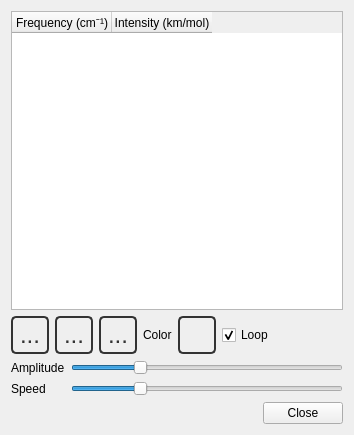
<?xml version="1.0" encoding="UTF-8"?>
<ui version="4.0">
 <class>FrequenciesConfigurator</class>
 <widget class="QDialog" name="FrequenciesConfigurator">
  <property name="geometry">
   <rect>
    <x>0</x>
    <y>0</y>
    <width>354</width>
    <height>435</height>
   </rect>
  </property>
  <property name="sizePolicy">
   <sizepolicy hsizetype="MinimumExpanding" vsizetype="MinimumExpanding">
    <horstretch>0</horstretch>
    <verstretch>0</verstretch>
   </sizepolicy>
  </property>
  <property name="windowTitle">
   <string>Vibrational Frequencies</string>
  </property>
  <property name="styleSheet">
   <string notr="true">QToolButton {
   color: #333;
   background-color: QLinearGradient( x1: 0, y1: 0, x2: 0, y2: 1, 
          stop: 0 #fff,
          stop: 0.5 #eee, 
          stop: 1 #999);
   border-width: 2px;
   border-color: #333;
   border-style: solid;
   border-radius: 5;
   padding: 0px;
   font-size: 24px;
   min-width: 34px;
   max-width: 34px;
   min-height: 34px;
   max-height: 34px;
}

QToolButton:disabled {
  background-color: QLinearGradient( x1: 0, y1: 0, x2: 0, y2: 1, 
          stop: 0 #fff,
          stop: 0.5 #eee, 
          stop: 1 #bbb);
   border-color: #aaa;
   color: #aaa;
}

QToolButton:pressed {
   background-color: QLinearGradient( x1: 0, y1: 0, x2: 0, y2: 1, 
          stop: 0 #999,
          stop: 0.5 #eee, 
          stop: 1 #fff);
}

QToolButton:checked {
   border-color: #b00;
}

QToolTip {
   border: 2px solid darkkhaki;
   padding: 2px;
   border-radius: 3px;
   opacity: 500;
   font-size: 12px;
}</string>
  </property>
  <layout class="QVBoxLayout" name="verticalLayout">
   <item>
    <widget class="QTableWidget" name="frequencyTable">
     <property name="editTriggers">
      <set>QAbstractItemView::NoEditTriggers</set>
     </property>
     <property name="selectionMode">
      <enum>QAbstractItemView::SingleSelection</enum>
     </property>
     <property name="selectionBehavior">
      <enum>QAbstractItemView::SelectRows</enum>
     </property>
     <attribute name="horizontalHeaderMinimumSectionSize">
      <number>30</number>
     </attribute>
     <attribute name="verticalHeaderCascadingSectionResizes">
      <bool>true</bool>
     </attribute>
     <column>
      <property name="text">
       <string>Frequency (cm⁻¹)</string>
      </property>
     </column>
     <column>
      <property name="text">
       <string>Intensity (km/mol)</string>
      </property>
     </column>
    </widget>
   </item>
   <item>
    <layout class="QHBoxLayout" name="horizontalLayout_2">
     <item>
      <widget class="QToolButton" name="backButton">
       <property name="toolTip">
        <string>Move to previous frequency</string>
       </property>
       <property name="text">
        <string>...</string>
       </property>
       <property name="icon">
        <iconset resource="IQmol.qrc">
         <normaloff>:/resources/icons/GoBack.png</normaloff>:/resources/icons/GoBack.png</iconset>
       </property>
       <property name="iconSize">
        <size>
         <width>24</width>
         <height>24</height>
        </size>
       </property>
      </widget>
     </item>
     <item>
      <widget class="QToolButton" name="playButton">
       <property name="toolTip">
        <string>Start and stop animation</string>
       </property>
       <property name="styleSheet">
        <string>QToolButton:checked {
   border-color: #333;
}</string>
       </property>
       <property name="text">
        <string>...</string>
       </property>
       <property name="icon">
        <iconset resource="IQmol.qrc">
         <normaloff>:/resources/icons/Play.png</normaloff>
         <normalon>:/resources/icons/Stop.png</normalon>:/resources/icons/Play.png</iconset>
       </property>
       <property name="iconSize">
        <size>
         <width>24</width>
         <height>24</height>
        </size>
       </property>
       <property name="checkable">
        <bool>true</bool>
       </property>
      </widget>
     </item>
     <item>
      <widget class="QToolButton" name="forwardButton">
       <property name="toolTip">
        <string>Move to next frequency</string>
       </property>
       <property name="text">
        <string>...</string>
       </property>
       <property name="icon">
        <iconset resource="IQmol.qrc">
         <normaloff>:/resources/icons/GoForward.png</normaloff>:/resources/icons/GoForward.png</iconset>
       </property>
       <property name="iconSize">
        <size>
         <width>24</width>
         <height>24</height>
        </size>
       </property>
      </widget>
     </item>
     <item>
      <widget class="QLabel" name="label_4">
       <property name="text">
        <string>Color</string>
       </property>
      </widget>
     </item>
     <item>
      <widget class="QToolButton" name="colorButton">
       <property name="toolTip">
        <string>Select the displacement vector color</string>
       </property>
       <property name="text">
        <string/>
       </property>
      </widget>
     </item>
     <item>
      <widget class="QCheckBox" name="loopButton">
       <property name="text">
        <string>Loop</string>
       </property>
       <property name="checked">
        <bool>true</bool>
       </property>
      </widget>
     </item>
     <item>
      <spacer name="horizontalSpacer_2">
       <property name="orientation">
        <enum>Qt::Horizontal</enum>
       </property>
       <property name="sizeHint" stdset="0">
        <size>
         <width>10</width>
         <height>20</height>
        </size>
       </property>
      </spacer>
     </item>
    </layout>
   </item>
   <item>
    <layout class="QGridLayout" name="gridLayout_2">
     <item row="0" column="0">
      <widget class="QLabel" name="label">
       <property name="text">
        <string>Amplitude</string>
       </property>
      </widget>
     </item>
     <item row="0" column="1">
      <widget class="QSlider" name="amplitudeSlider">
       <property name="toolTip">
        <string>This slider controls the magnitude of both the displacement vectors and animation.</string>
       </property>
       <property name="minimum">
        <number>1</number>
       </property>
       <property name="maximum">
        <number>100</number>
       </property>
       <property name="value">
        <number>25</number>
       </property>
       <property name="orientation">
        <enum>Qt::Horizontal</enum>
       </property>
      </widget>
     </item>
     <item row="1" column="0">
      <widget class="QLabel" name="label_2">
       <property name="text">
        <string>Speed</string>
       </property>
      </widget>
     </item>
     <item row="1" column="1">
      <widget class="QSlider" name="speedSlider">
       <property name="toolTip">
        <string>Controls the speed of animation</string>
       </property>
       <property name="minimum">
        <number>1</number>
       </property>
       <property name="maximum">
        <number>100</number>
       </property>
       <property name="value">
        <number>25</number>
       </property>
       <property name="orientation">
        <enum>Qt::Horizontal</enum>
       </property>
      </widget>
     </item>
    </layout>
   </item>
   <item>
    <layout class="QHBoxLayout" name="horizontalLayout">
     <item>
      <spacer name="horizontalSpacer">
       <property name="orientation">
        <enum>Qt::Horizontal</enum>
       </property>
       <property name="sizeHint" stdset="0">
        <size>
         <width>40</width>
         <height>20</height>
        </size>
       </property>
      </spacer>
     </item>
     <item>
      <widget class="QPushButton" name="closeButton">
       <property name="text">
        <string>Close</string>
       </property>
       <property name="autoDefault">
        <bool>false</bool>
       </property>
      </widget>
     </item>
    </layout>
   </item>
  </layout>
 </widget>
 <resources>
  <include location="IQmol.qrc"/>
 </resources>
 <connections>
  <connection>
   <sender>closeButton</sender>
   <signal>clicked()</signal>
   <receiver>FrequenciesConfigurator</receiver>
   <slot>close()</slot>
   <hints>
    <hint type="sourcelabel">
     <x>229</x>
     <y>448</y>
    </hint>
    <hint type="destinationlabel">
     <x>139</x>
     <y>238</y>
    </hint>
   </hints>
  </connection>
 </connections>
</ui>
